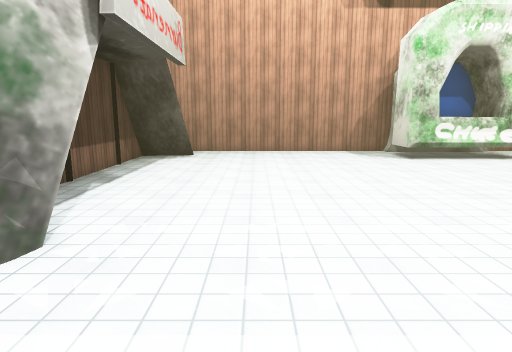
view 1 (above)

16 first-person views from a walk through a Unity game level. The camera is 1.4 m above the floor, tilts 10° down and sees 75° across. The floor is counted in squares, 1 m on a side. Each view is taken from the middle of a square. On the plan, view 1 faces up. The plan holds only what a view shows up to about 15 squares ahead; the rest is blank. The place goes on beyond the plan. The player is left out. Some surface patterns are stand-ins.

view 2
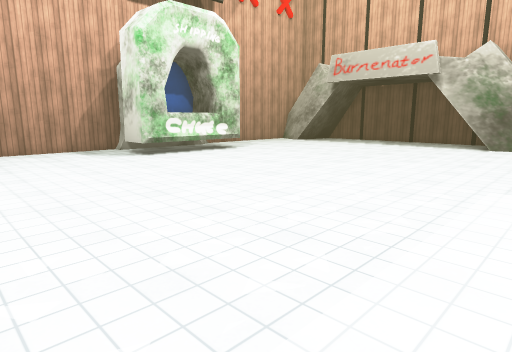

view 3
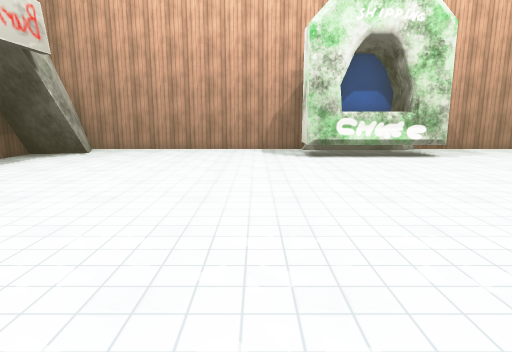

view 4
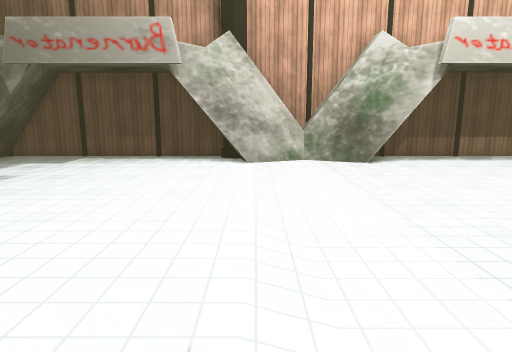

view 5
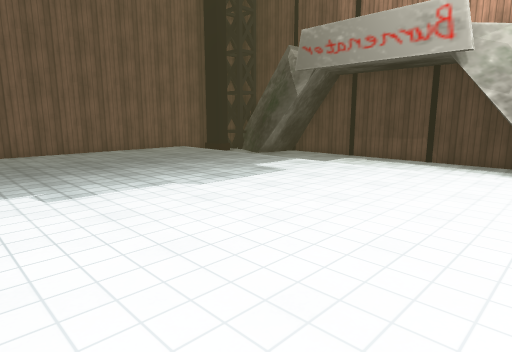

view 6
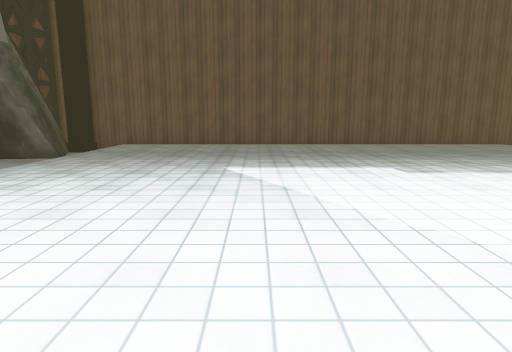

view 7
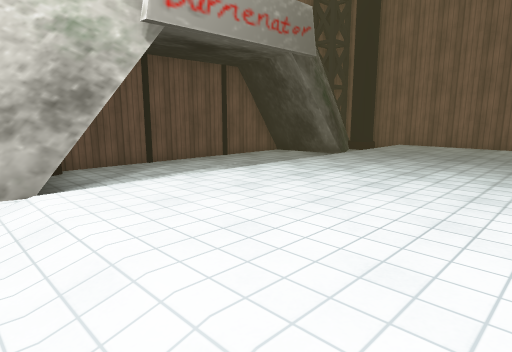

view 8
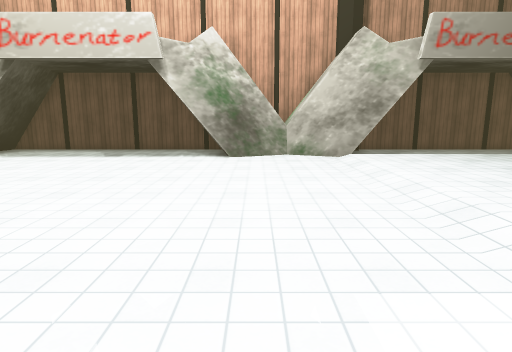

view 9
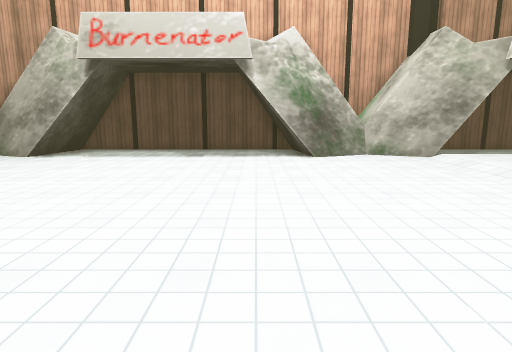

view 10
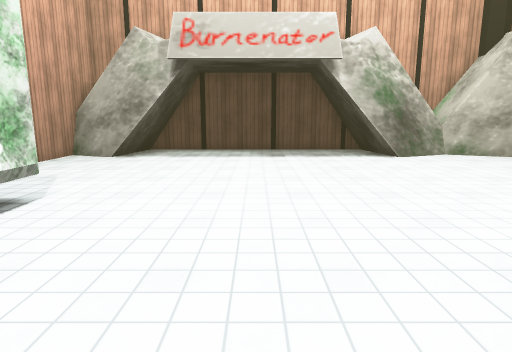

view 11
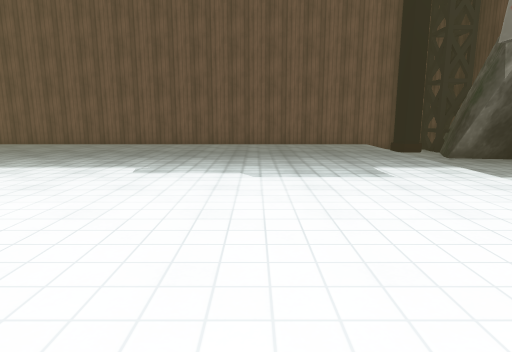

view 12
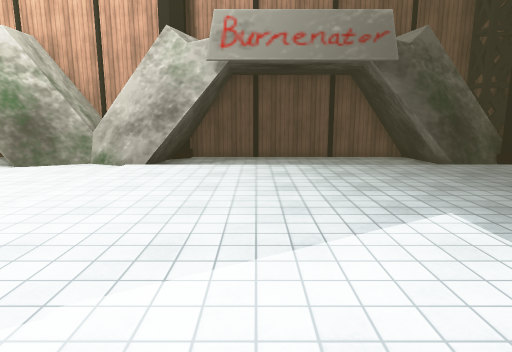

view 13
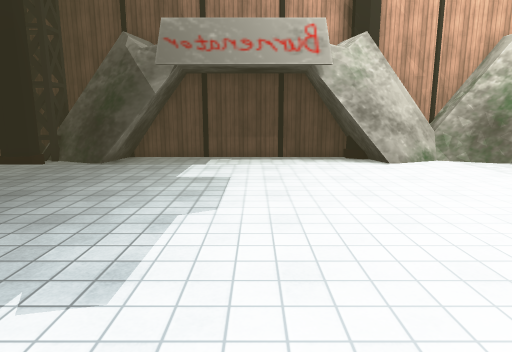

view 14
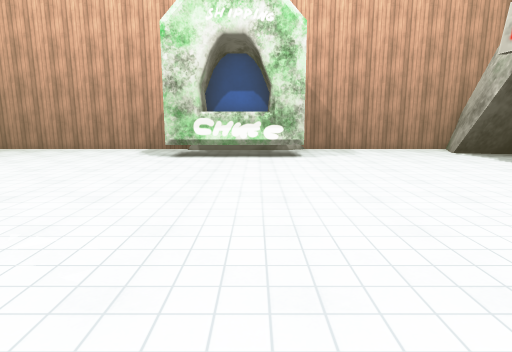

view 15
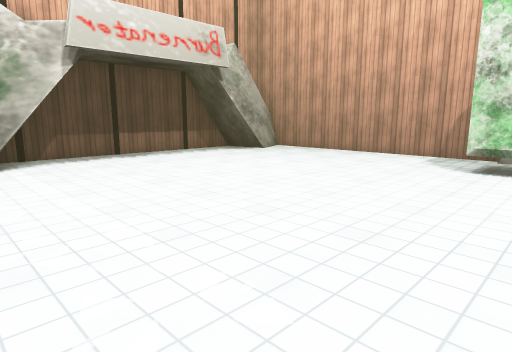

view 16
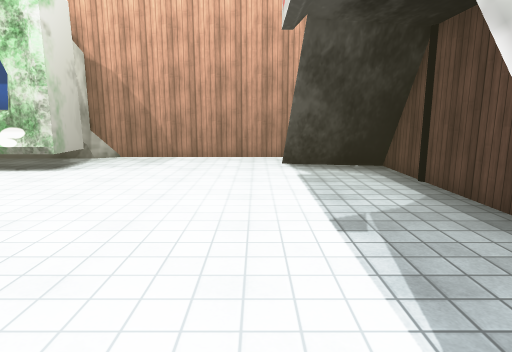

### Floor plan
Key: @ floor where view 1 was taken; # wall or solid block; . main floor; : floor 0.25 m higher than the main floor; / step, stairs or slope.
Columns run from 5 left of view 1 to 20 right of it. Each row starts with its distance up from view 1.
 16   ##########   ########
 15   #........##  #......#
 14  ##........######.....##
 13 ###........######.....####
 12 #........................#
 11 #........................#
 10 #........................#
  9 #........................#
  8 #........................#
  7 #........................#
  6 #........................#
  5 ###...................####
  4   #...................##
  3  ##...................##
  2  #.....................#
  1  ##.................../#
  0  ##./@:::::::::::::::/##
 -1  ##.::::::::::::::::::##
 -2 ###.::::::::::::::::::####
 -3 #...::::::::::::::::::...#
 -4 #...::::::::::::::::::...#
 -5 #...::::::::::::::::::...#
 -6 #...::::::::::::::::::...#
 -7 #...::::::::::::::::::...#
 -8 #...::::::::::::::::::...#
 -9 ###.::::::::::::::::::####
-10  ##.::::::::::::::::::##
-11   #.::::::::::::::::::##
-12   #.::::::::::::::::::.#
-13   ##::::::::::::::::::##
-14   ######################

Positions as (right, up) in squares from view 1, and headings:
1: (0, 0), facing up
2: (0, 1), facing up-right
3: (4, 1), facing up
4: (9, 0), facing left
5: (8, 0), facing down-left
6: (10, 1), facing down
7: (10, 1), facing down-right
8: (5, 3), facing right
9: (5, 6), facing right
10: (5, 9), facing right
11: (4, 1), facing down
12: (6, -4), facing right
13: (9, -5), facing left
14: (9, 1), facing up
15: (8, 3), facing up-left
16: (16, 4), facing up
